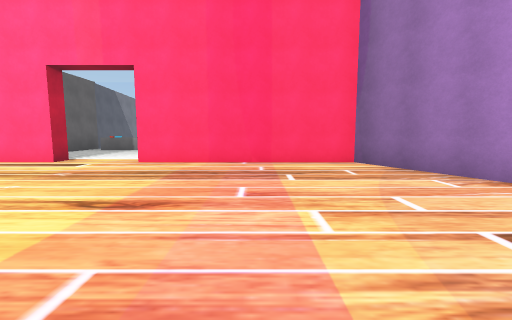
view 1 (above)

12 first-person views from a walk through a 3-D level made in the Unity game engine. The camera is 1.4 m above the floor, tilts 6° down and sees 90° across. The floor is counted in squares, 2 m on a side. Each view is taken from the middle of a square. On the plan, view 1 faces up. The plan holds only what a view shows up to about 9 squares ahead; the rest is blank. The place goes on beyond the plan. The player is left out. Some surface patterns are stand-ins.

view 2
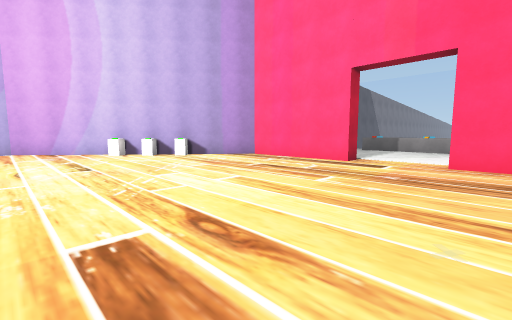

view 3
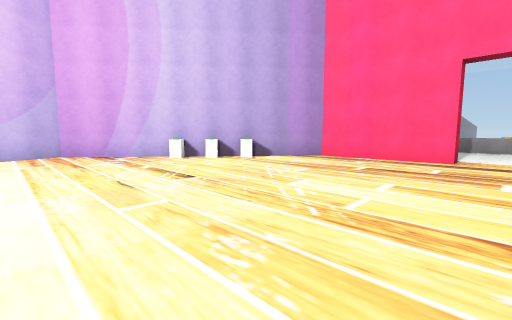

view 4
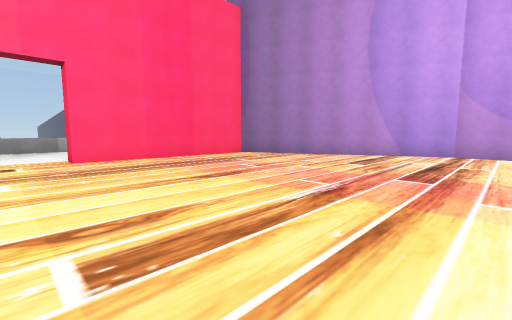

view 5
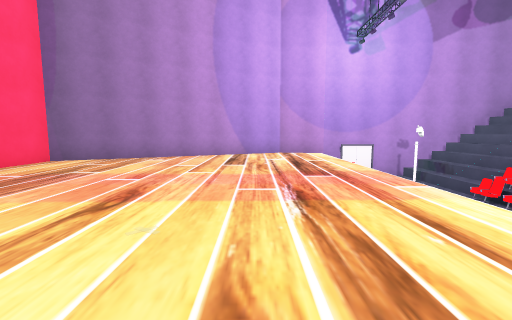

view 6
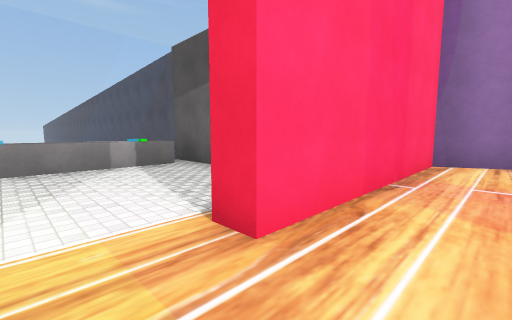

view 7
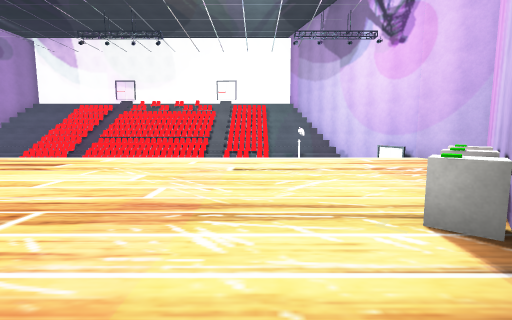

view 8
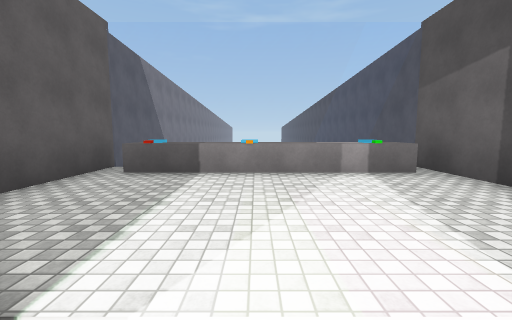

view 9
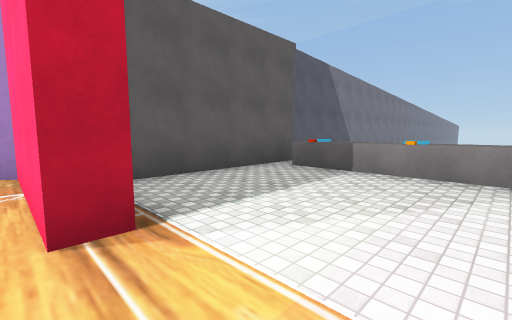

view 10
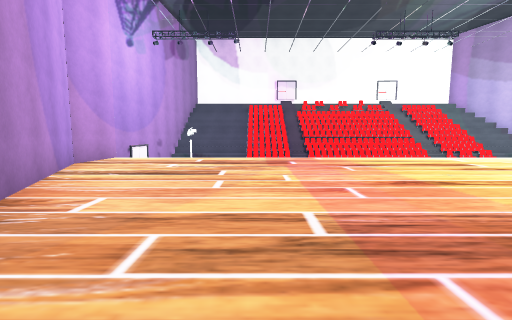

view 11
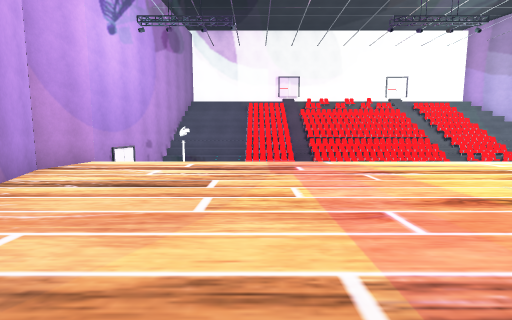

view 12
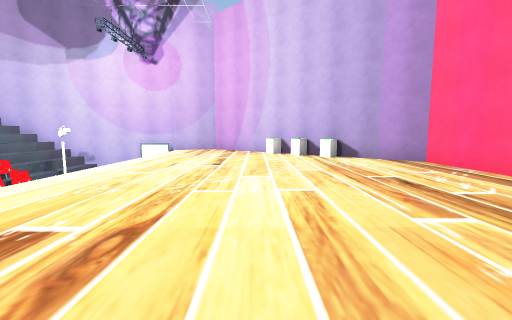

### Floor plan
Key: @ floor where view 1 was taken; # wall or solid block; . floor; = window, fence, low wall or low ledge; v drop or lower ground; O other object.
Columns run from 13 left of view 1 to 6 right of it. Each row starts with its distance up from view 1.
 14       v      #
 13       v      #
 12       v      #
 11      #vO=O=O.
 10       #......#
  9       #......#
  8       #..... #
  7     #####..######
  6    ##...........#
  5    #............##
  4    O.............#
  3   OO.............##
  2  #................#
  1 #.................##
  0 #............@.....#
 -1  .................=
 -2 v=================v
 -3  v                v
 -4   vvvv        vvvvv

Positions as (right, up) in squares from view 1, and headings:
1: (0, 0), facing up
2: (-2, 0), facing up-left
3: (-4, -1), facing up-left
4: (-4, -1), facing up-right
5: (-4, 1), facing right
6: (-4, 5), facing up-right
7: (-8, 6), facing down
8: (-4, 6), facing up
9: (-3, 6), facing up-left
10: (1, 6), facing down
11: (1, 5), facing down
12: (-2, 2), facing left
